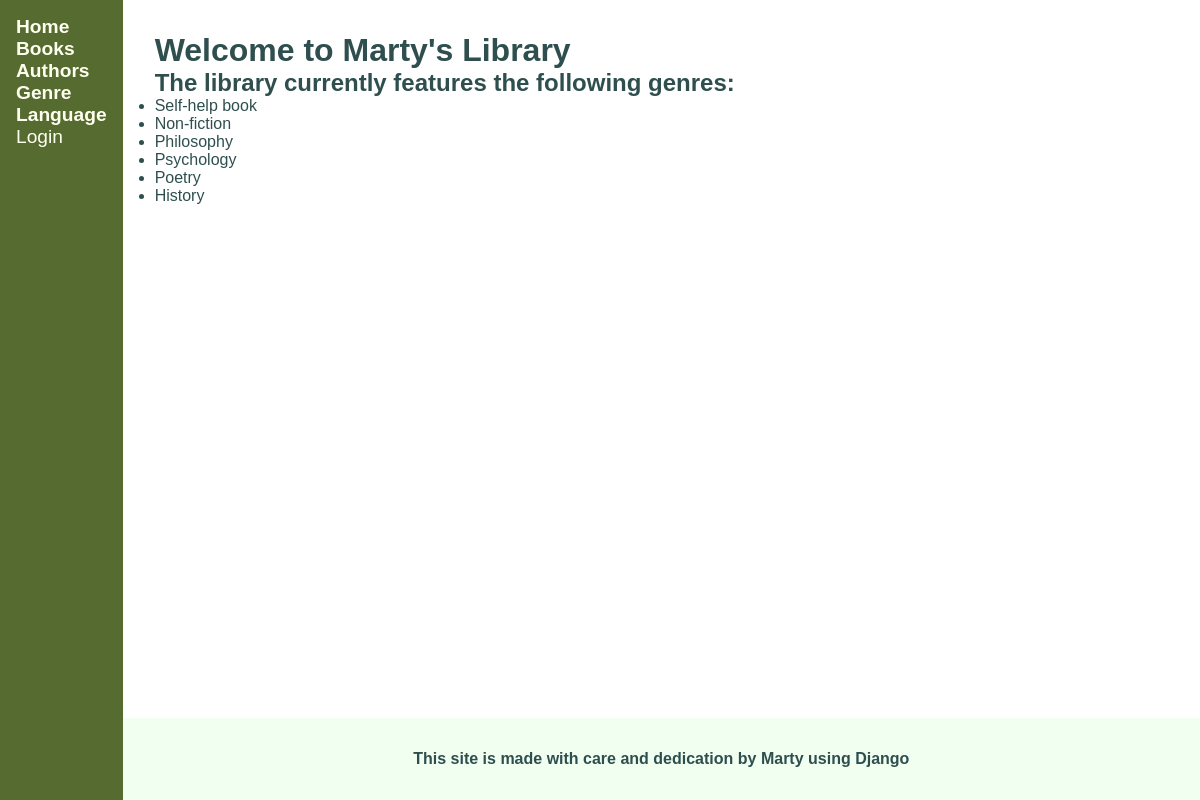
The page /catalog/genres/ on the database its author committed.
### catalog/models.py (models this page shows, shortened)
class Genre(models.Model):
    name = models.CharField(max_length=200, help_text='Enter a book genre')

### catalog/views.py (the view)
# urls.py: path('genres/', views.genres, name='genres'),
def genres(request):
    list_of_all_genres = Genre.objects.all()
    template = loader.get_template('catalog/genres.html')
    context = {
        'list_of_all_genres': list_of_all_genres,
    }
    return HttpResponse(template.render(context, request))

### catalog/templates/catalog/genres.html
{% extends 'catalog/base_generic.html' %}
{% block content %}
    <h1>Welcome to Marty's Library</h1>
    <h2>The library currently features the following genres:</h2>
    {% if list_of_all_genres %}
    <ul class="content-list">
        {% for genre in list_of_all_genres %}
        <li class="content-item">{{ genre.name }}</li>
        {% endfor %}
    </ul>
    {% else %}
    <p>There are no genres yet.</p>
    {% endif %}
{% endblock content %}

### catalog/static/catalog/css/main.css (style rules this page uses)
* { font-family: Helvetica, sans-serif; padding: 0; margin: 0; }
body { display: flex; flex-flow: row nowrap; }

### rows shown on the page
Genre: name "Self-help book"
Genre: name "Non-fiction"
Genre: name "Philosophy"
Genre: name "Psychology"
Genre: name "Poetry"
Genre: name "History"
